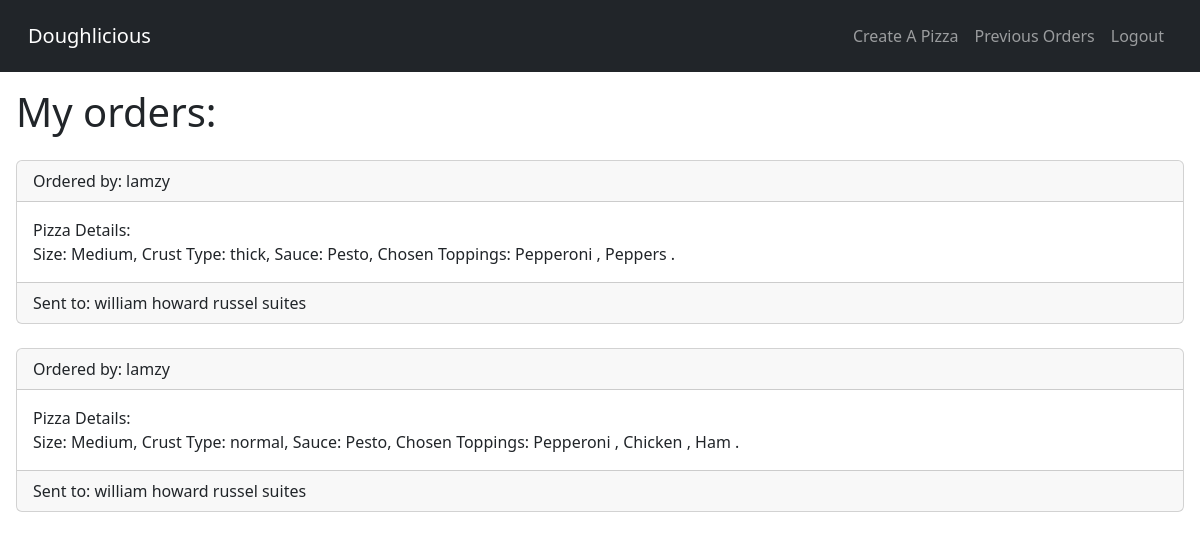
The app's page /previousOrders/ (signed in), older data.
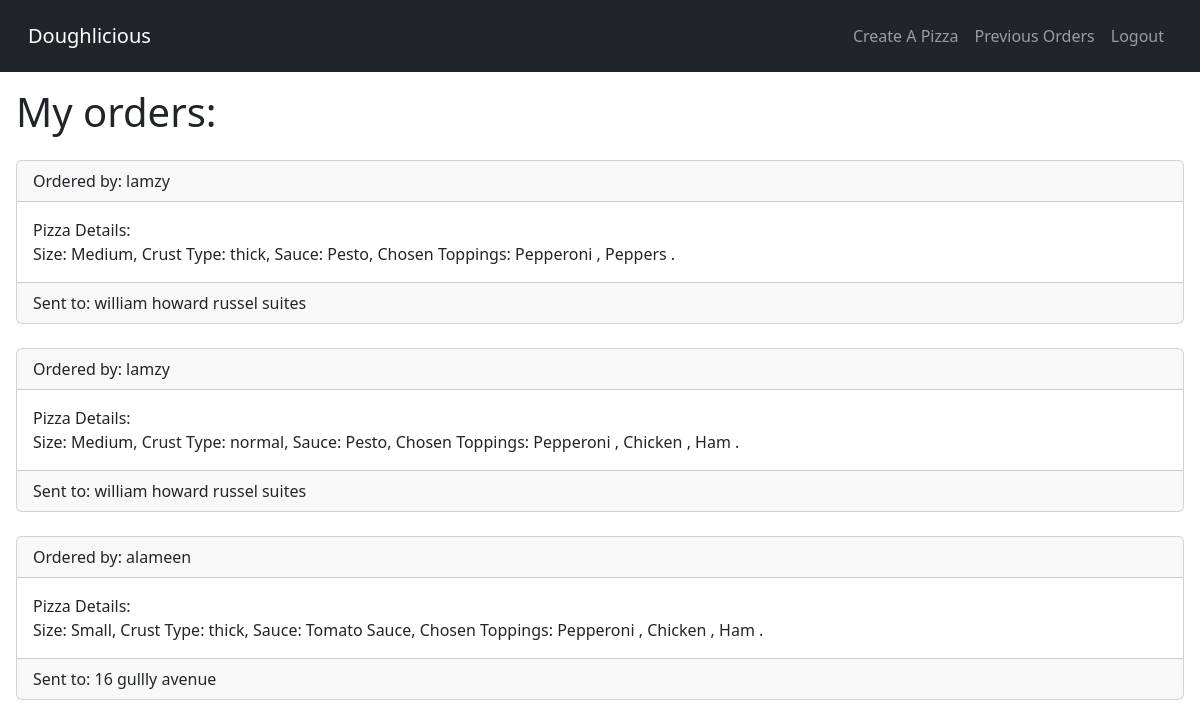
The same page, newer data.
### DoughliciousApp/models.py (models this page shows, shortened)
class order(models.Model):
    user = models.ForeignKey("DoughliciousApp.User", on_delete=models.CASCADE)
    deliveryDetails =  models.ForeignKey("DoughliciousApp.deliveryDetails", on_delete=models.CASCADE)
    pizza = models.ForeignKey("DoughliciousApp.Pizza", on_delete=models.CASCADE)
    orderDate = models.DateField(auto_now_add=True)

class deliveryDetails(models.Model):
    detailsId = models.AutoField(primary_key=True)
    name = models.CharField(default=(""), max_length=50, validators=[validate_names])
    address = models.CharField(default=(""), max_length=100)
    cardNum = models.CharField( default = '', max_length=20, validators=[validate_cardNum])
    cvv = models.CharField(default='', max_length=3, validators=[validate_cvv])
    expDate = models.DateField(default=(""), auto_now=False, auto_now_add=False, validators=[validate_date_format])

class Pizza(models.Model):
   pizzaId =  models.AutoField(primary_key=True)
   CRUST_CHOICES = [
        ('thin', 'Thin Crust'),
        ('normal', 'Normal'),
        ('thick', 'Thick Crust'),
        ('stuffed', 'Stuffed Crust'),
        ('gluten free', 'Gluten Free'),]
   size =  models.ForeignKey("DoughliciousApp.Size", on_delete=models.CASCADE)
   sauce =  models.ForeignKey("DoughliciousApp.Sauce", on_delete=models.CASCADE)
   cheese =  models.ForeignKey("DoughliciousApp.Cheese", on_delete=models.CASCADE)
   crust = models.CharField(choices=CRUST_CHOICES, max_length=50)
   pepperoni = models.BooleanField(default=False)
   chicken = models.BooleanField(default=False)
   ham = models.BooleanField(default=False)
   pineapple = models.BooleanField(default=False)
   peppers = models.BooleanField(default=False)
   mushroom = models.BooleanField(default=False)
   onions = models.BooleanField(default=False)
   def __str__(self) -> str:
        toppings = [
        ('Pepperoni ' if self.pepperoni else ''),
        ('Chicken ' if self.chicken else ''),
        ('Ham ' if self.ham else ''),
        ('Pineapple ' if self.pineapple else ''),
        ('Peppers ' if self.peppers else ''),
        ('Mushrooms ' if self.mushroom else ''),
        ('Onions ' if self.onions else '')]
        chosen_toppings = [t for t in toppings if t]
        chosen_toppings = ', '.join(chosen_toppings)
        return ('Size: {},  Crust Type: {},  Sauce: {},  Chosen Toppings: {}. ').format(self.size, self.crust, self.sauce, chosen_toppings)

class Size(models.Model):
    name = models.CharField(default=(""), max_length=100)
    def __str__(self):
        return self.name

class Sauce(models.Model):
    name = models.CharField(default=(""), max_length=100)
    def __str__(self):
        return self.name

### DoughliciousApp/views.py (the view)
# urls.py: path('previousOrders/', views.previousOrders, name="previousOrders"),
@login_required
def previousOrders(request):
    orders = order.objects.filter(user=request.user)
    return render(request, 'previousOrders.html', {'orders':orders})

### DoughliciousApp/templates/previousOrders.html (shortened to what this page needs)
{% extends "base.html" %}
{% block links %}
    <li class="nav-item">
        <a class="nav-link" href="{% url "createPizza" %}"> Create A Pizza</a>
    </li>
    <li class="nav-item">
        <a class="nav-link" href="{% url "previousOrders" %}"> Previous Orders</a>
    </li>
{% endblock links %}
{% block content %}
    {% if orders%}
        <div class="container-fluid p-3 ">
            <h3 class="display-6">My orders:</h3>
            {% for order in orders %}
                <div class="card mt-4">
                    <div class="card-header"> Ordered by: {{ order.deliveryDetails.name }} </div>
                    <div class="card-body"><p class="card-text">Pizza Details:</p>{{ order.pizza }} </div>
                    <div class="card-footer d-flex justify-content-between"> <span class="d-none d-sm-block"> Sent to: {{ order.deliveryDetails.address }} </span> </div>
                </div>
            {% endfor %}
        </div>
    {% endif %}
{% endblock content %}

Row changes from the older to the newer data that the page shows:
added order: deliveryDetails.name "alameen", pizza "Size: Small, Crust Type: thick, Sauce: Tomato Sauce, Chosen Toppings: Pepperoni , Chicken , Ham .", deliveryDetails.address "16 gullly avenue"
